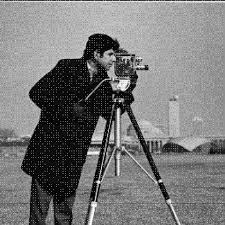
#> input picture images/camera_man_w_noise.jpg, 225 x 225 px, found by its file name
$ python morphology.py
#> lines starting #> are read from the running program, lines starting #| are printed output that depends on the picture; after the words box and inside, x2 and y2 are one past the last pixel; in counts of white or black regions, pixels touching at a corner belong together
import cv2
import numpy as np

# read all images
camera_man_img = cv2.imread('images/camera_man_w_noise.jpg', 0)
#> camera_man_img is the input picture: shape (225, 225); min 0, max 255, mean 121
salt_and_pepper_img = cv2.imread('images/SaltAndPepperNoise.jpg', 0)
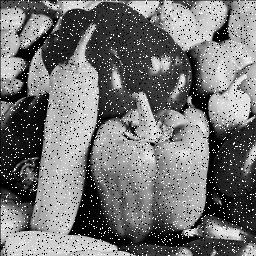
#> input picture images/SaltAndPepperNoise.jpg, 256 x 256 px, found by its file name
#> salt_and_pepper_img is the input picture: shape (256, 256); min 0, max 255, mean 117.1
gaussian_noise_img = cv2.imread('images/GaussianNoise.jpg', 0)
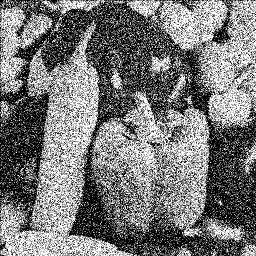
#> input picture images/GaussianNoise.jpg, 256 x 256 px, found by its file name
#> gaussian_noise_img is the input picture: shape (256, 256); min 0, max 255, mean 119.9
uniform_noise_img = cv2.imread('images/UniformNoise.jpg', 0)
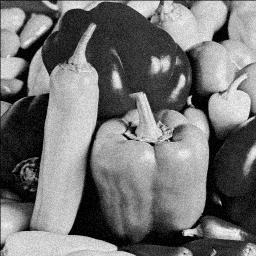
#> input picture images/UniformNoise.jpg, 256 x 256 px, found by its file name
#> uniform_noise_img is the input picture: shape (256, 256); min 0, max 253, mean 115.9

# masks (structuring elements) to run every operation with
kernel_3x3 = np.ones((3, 3), np.uint8)
kernel_5x5 = np.ones((5, 5), np.uint8)

# a mask bigger than any object, used to estimate the background lighting
background_kernel = cv2.getStructuringElement(cv2.MORPH_ELLIPSE, (61, 61))

# morphology on the segmented images from the thresholding problem
for img in (camera_man_img, salt_and_pepper_img, gaussian_noise_img, uniform_noise_img):
    # guard against unknown image paths, which results in img = None
    if img is None:
        raise FileNotFoundError('Could not read image')

    blurred = cv2.medianBlur(img, 5)

    # black hat subtracts the background lighting so one global threshold works
    # everywhere, the objects come out white on black
    blackhat = cv2.morphologyEx(blurred, cv2.MORPH_BLACKHAT, background_kernel)
    ret, segmented = cv2.threshold(blackhat, 0, 255, cv2.THRESH_BINARY + cv2.THRESH_OTSU)

    for kernel, size in ((kernel_3x3, '3x3'), (kernel_5x5, '5x5')):
        # single operations
        erosion = cv2.erode(segmented, kernel)
        dilation = cv2.dilate(segmented, kernel)
        opening = cv2.morphologyEx(segmented, cv2.MORPH_OPEN, kernel)
        closing = cv2.morphologyEx(segmented, cv2.MORPH_CLOSE, kernel)
        gradient = cv2.morphologyEx(segmented, cv2.MORPH_GRADIENT, kernel)

        # combined operations, the order the two are applied in changes the result
        open_then_close = cv2.morphologyEx(opening, cv2.MORPH_CLOSE, kernel)
        close_then_open = cv2.morphologyEx(closing, cv2.MORPH_OPEN, kernel)

        # use the cleaned up masks to pull the objects back out of the original image
        open_then_close_result = cv2.bitwise_and(img, img, mask=open_then_close)
        close_then_open_result = cv2.bitwise_and(img, img, mask=close_then_open)

        titles = ['Original Image', 'Black Hat', 'Segmented',
                  'Erosion ' + size, 'Dilation ' + size,
                  'Opening ' + size, 'Closing ' + size,
                  'Gradient ' + size,
                  'Open then Close ' + size, 'Close then Open ' + size,
                  'Open then Close Applied ' + size, 'Close then Open Applied ' + size]
        images = [img, blackhat, segmented,
                  erosion, dilation,
                  opening, closing,
                  gradient,
                  open_then_close, close_then_open,
                  open_then_close_result, close_then_open_result]

        for title, image in zip(titles, images):
            cv2.imshow(title, image)

        # count the objects left in each mask so the orders can be compared with a number
        for title, mask in (('Open then Close ' + size, open_then_close),
                            ('Close then Open ' + size, close_then_open)):
            count, labels, stats, centroids = cv2.connectedComponentsWithStats(mask, connectivity=8)
            objects = [i for i in range(1, count) if stats[i, cv2.CC_STAT_AREA] > 200]

        cv2.waitKey(0)
        cv2.destroyAllWindows()
#> this loop made 4 passes
#> ret on passes 1 to 4: 57, 88, 107, 88
#> pass 1, `ret, segmented = cv2.threshold(blackhat, 0, 255, cv2.THRESH_BINARY + c..`:
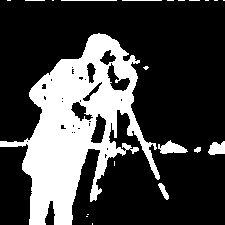
#> segmented: shape (225, 225); 26.3% white; 21 white regions (13 under 20 px), largest, box (x1, y1, x2, y2) and area: (0, 33, 160, 225) 12583, (158, 140, 188, 154) 239, (208, 141, 225, 155) 178
#> pass 1, `cv2.imshow(title, image)`:
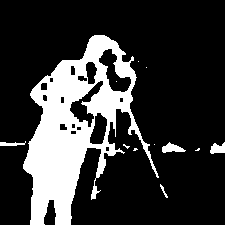
#> window 'Erosion 3x3': shape (225, 225); 21.4% white; 12 white regions (7 under 20 px), largest, box (x1, y1, x2, y2) and area: (23, 35, 159, 225) 10395, (162, 142, 186, 153) 147, (210, 142, 225, 154) 125, (0, 141, 26, 146) 76, (160, 184, 168, 198) 32
#> after the loop:
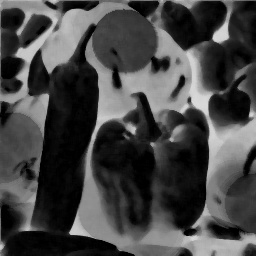
#> blackhat: shape (256, 256); min 0, max 217, mean 69.1
#> after the loop: closing: shape (256, 256); 34.5% white; 10 white regions (1 under 20 px), largest, box (x1, y1, x2, y2) and area: (0, 0, 256, 256) 21092, (0, 172, 38, 231) 1032, (168, 125, 185, 142) 164
#> after the loop: mask: shape (256, 256); 33.1% white; 16 white regions, largest, box (x1, y1, x2, y2) and area: (70, 104, 256, 256) 8332, (85, 9, 212, 127) 6186, (0, 0, 129, 136) 5110
#> after the loop: opening: shape (256, 256); 31.9% white; 19 white regions (1 under 20 px), largest, box (x1, y1, x2, y2) and area: (70, 106, 256, 256) 8194, (85, 19, 212, 127) 5920, (0, 0, 128, 136) 4814
#> after the loop:
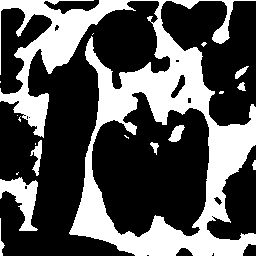
#> segmented: shape (256, 256); 33.6% white; 18 white regions (9 under 20 px), largest, box (x1, y1, x2, y2) and area: (0, 0, 256, 256) 20340, (0, 177, 38, 231) 983, (30, 140, 42, 176) 196
